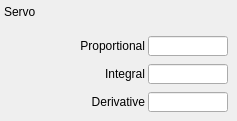
   <widget class="QWidget" name="page_6">
    <widget class="QLabel" name="label_8">
     <property name="geometry">
      <rect>
       <x>4</x>
       <y>4</y>
       <width>57</width>
       <height>15</height>
      </rect>
     </property>
     <property name="text">
      <string>Servo</string>
     </property>
    </widget>
    <widget class="QLabel" name="label_62">
     <property name="geometry">
      <rect>
       <x>64</x>
       <y>36</y>
       <width>81</width>
       <height>20</height>
      </rect>
     </property>
     <property name="text">
      <string>Proportional</string>
     </property>
     <property name="alignment">
      <set>Qt::AlignRight|Qt::AlignTrailing|Qt::AlignVCenter</set>
     </property>
    </widget>
    <widget class="QLabel" name="label_63">
     <property name="geometry">
      <rect>
       <x>64</x>
       <y>64</y>
       <width>81</width>
       <height>20</height>
      </rect>
     </property>
     <property name="text">
      <string>Integral</string>
     </property>
     <property name="alignment">
      <set>Qt::AlignRight|Qt::AlignTrailing|Qt::AlignVCenter</set>
     </property>
    </widget>
    <widget class="QLabel" name="label_64">
     <property name="geometry">
      <rect>
       <x>64</x>
       <y>92</y>
       <width>81</width>
       <height>20</height>
      </rect>
     </property>
     <property name="text">
      <string>Derivative</string>
     </property>
     <property name="alignment">
      <set>Qt::AlignRight|Qt::AlignTrailing|Qt::AlignVCenter</set>
     </property>
    </widget>
    <widget class="QELineEdit" name="qelineedit_32">
     <property name="geometry">
      <rect>
       <x>148</x>
       <y>36</y>
       <width>80</width>
       <height>20</height>
      </rect>
     </property>
     <property name="variable" stdset="0">
      <string>$(P):$(M).PCOF</string>
     </property>
     <property name="variableSubstitutions" stdset="0">
      <string>P=PICO,M=m1</string>
     </property>
     <property name="addUnits">
      <bool>false</bool>
     </property>
    </widget>
    <widget class="QELineEdit" name="qelineedit_33">
     <property name="geometry">
      <rect>
       <x>148</x>
       <y>64</y>
       <width>80</width>
       <height>20</height>
      </rect>
     </property>
     <property name="variable" stdset="0">
      <string>$(P):$(M).ICOF</string>
     </property>
     <property name="variableSubstitutions" stdset="0">
      <string>P=PICO,M=m1</string>
     </property>
     <property name="addUnits">
      <bool>false</bool>
     </property>
    </widget>
    <widget class="QELineEdit" name="qelineedit_34">
     <property name="geometry">
      <rect>
       <x>148</x>
       <y>92</y>
       <width>80</width>
       <height>20</height>
      </rect>
     </property>
     <property name="variable" stdset="0">
      <string>$(P):$(M).DCOF</string>
     </property>
     <property name="variableSubstitutions" stdset="0">
      <string>P=PICO,M=m1</string>
     </property>
     <property name="addUnits">
      <bool>false</bool>
     </property>
    </widget>
   </widget>
